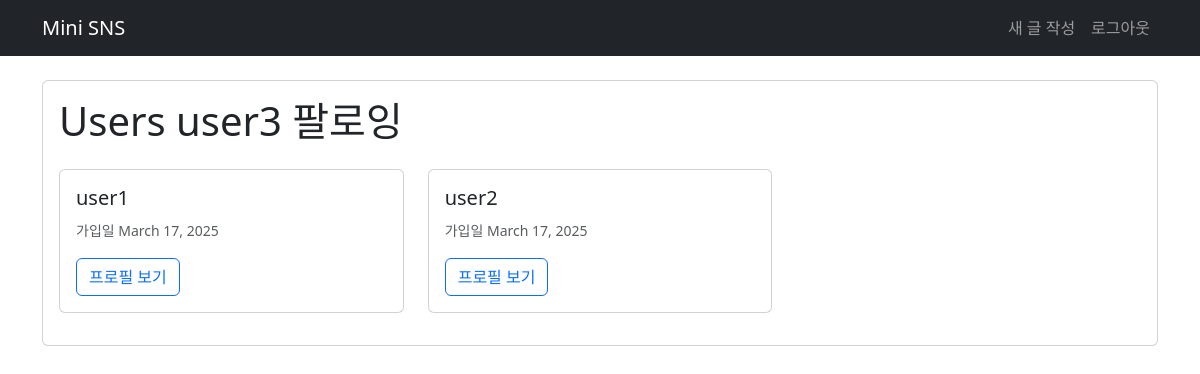
The app's page /accounts/following/3/ with its own data.
### accounts/models.py (models this page shows)
class User(AbstractUser):
    followings = models.ManyToManyField('self', symmetrical=False, related_name='followers')

### accounts/views.py (the view)
# urls.py: path('following/<int:user_pk>/', views.following, name='following'),
def following(request, user_pk):
    user = User.objects.get(pk=user_pk)
    context = {
        'user': user
    }
    return render(request, 'accounts/following.html', context)

### accounts/templates/accounts/following.html (shortened to what this page needs)
{% extends 'base.html' %}
{% block content %}
<div class="card">
    <div class="card-body">
        <h1 class="card-title mb-4">Users {{ user.username }} 팔로잉</h1>
        <div class="row">
            {% for following in user.followings.all %}
            <div class="col-md-4 mb-3">
                <div class="card h-100">
                    <div class="card-body">
                        <h5 class="card-title">{{ following.username }}</h5>
                        <p class="card-text">
                            <small class="text-muted">
                                가입일 {{ following.date_joined|date:"F d, Y" }}
                            </small>
                        </p>
                        <a href="{% url 'accounts:profile' following.username %}" class="btn btn-outline-primary">프로필 보기</a>
                    </div>
                </div>
            </div>
            {% empty %}
            <div class="col-12">
                <p>아직 팔로잉 하는 사람이 없습니다.</p>
            </div>
            {% endfor %}
        </div>
    </div>
</div>
{% endblock content %}

### records on screen
User: username "user3"
User: username "user1", date_joined "March 17, 2025"
User: username "user2", date_joined "March 17, 2025"
